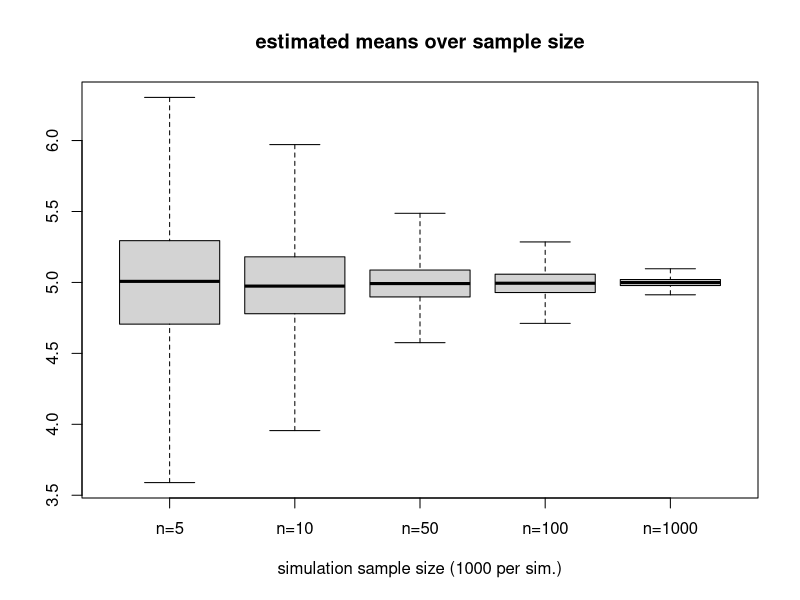
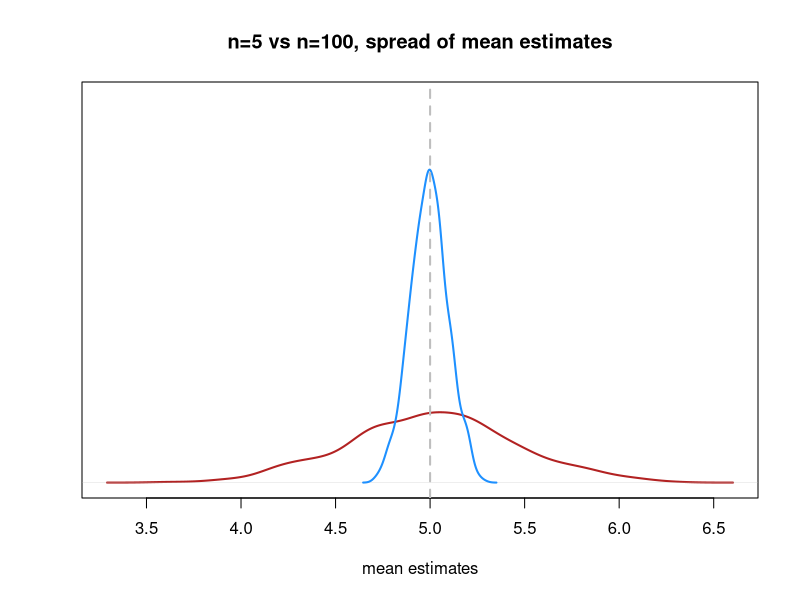
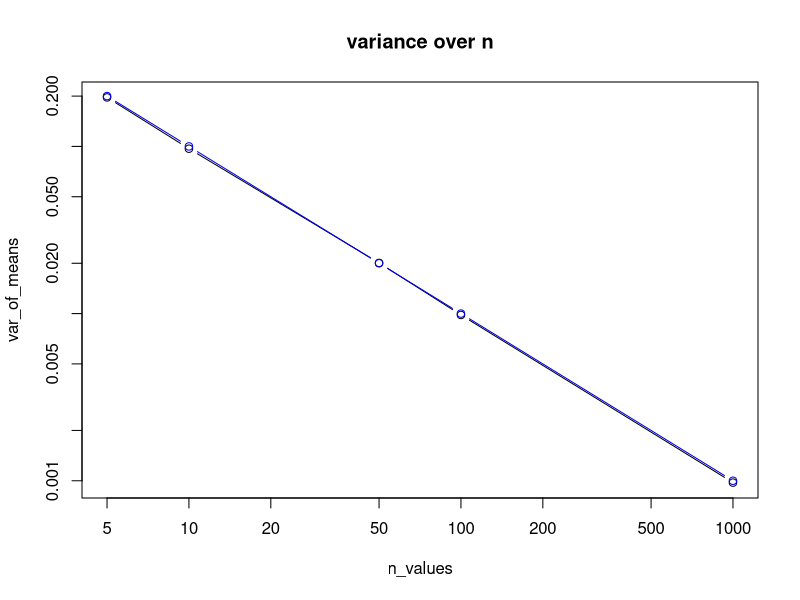
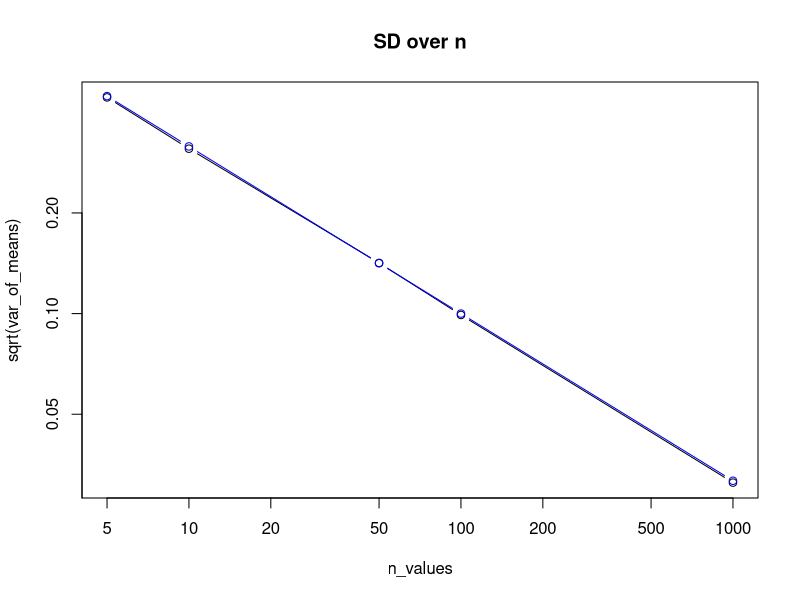

Here is the R script that generated these plots, in order:
## ---- chunk 1
#| label: initialize
#| echo: FALSE
knitr::opts_chunk$set(echo = TRUE, fig.width=7, fig.height=5) 
## ---- chunk 2
suppressPackageStartupMessages({

  library(palmerpenguins)

})

table(penguins$species)

gentoo_mass <- penguins$body_mass_g[
  penguins$species == "Gentoo" & !is.na(penguins$body_mass_g)
]

cat("\nnumber of Gentoos:\n")
length(gentoo_mass)
## ---- chunk 3
#| echo: false
plot_penguin_sample <- function(population, sample_mass, hd = FALSE) {
  n <- length(sample_mass)
  plot(
    NA,
    xlim = range(population),
    ylim = c(0.5, 1.5),
    yaxt = "n",
    ylab = "",
    bty = "l",
    main = paste0("Sample of n = ", n, " Gentoo penguins"),
    xlab = "body mass (g)"
  )
  y_pos <- jitter(rep(1, n), amount = 0.3)
  if (hd) {
    text(x = sample_mass, y = y_pos, labels = "\U1F427", cex = 1.5)
  } else {
    points(x = sample_mass, y = y_pos, pch = 19,
           col = adjustcolor("grey30", 0.75), cex = 2.2)
    points(x = sample_mass - 45, y = y_pos - .01, pch = 17,
           col = adjustcolor("darkorange", 0.5), cex = 1.2)
  }
  abline(v = mean(sample_mass), col = "firebrick", lwd = 2)
  abline(v = mean(population), col = "darkgreen", lwd = 2, lty = 2)
  legend(
    "topright",
    legend = c(
      paste0("sample mean = ", round(mean(sample_mass))),
      paste0("population mean = ", round(mean(population)))
    ),
    col = c("firebrick", "darkgreen"),
    lty = c(1, 2),
    lwd = 2, 
    y.intersp = 1.5
  )
}
## ---- chunk 4
#| echo: false
plot_mean_median <- function(x) {
  n <- length(x)
  plot(
    NA,
    xlim = c(0, 8),
    ylim = c(0.5, 1.5),
    yaxt = "n",
    ylab = "",
    bty = "l",
    main = paste0("Sample of n = ", n, " from log-normal"),
    xlab = "value"
  )
  y_pos <- jitter(rep(1, n), amount = 0.3)
  points(x, y_pos, pch = 19,
         col = adjustcolor("grey30", 0.5), cex = 1.2)
  abline(v = mean(x), col = "firebrick", lwd = 2)
  abline(v = median(x), col = "dodgerblue", lwd = 2, lty = 2)
  legend(
    "topright",
    legend = c(
      paste0("mean = ", round(mean(x), 2)),
      paste0("median = ", round(median(x), 2))
    ),
    col = c("firebrick", "dodgerblue"),
    lty = c(1, 2),
    lwd = 2,
    y.intersp = 1.5
  )
}
## ---- chunk 5
my_list <- list(a = 1, b = 1:5, c = 1:10)
my_list
lapply(X = my_list, FUN = \(x) 2 * x) # iterate over list
## ---- chunk 6
sapply(my_list, \(x) sum(x))
sapply(my_list, \(x) c(sum = sum(x), prod = prod(x)))
## ---- chunk 7
sapply(my_list, sum)
## ---- chunk 8
set.seed(3)
replicate(n=5, expr = { rnorm(n=1) * 10 + 3 })
## ---- chunk 9
set.seed(3)
rnorm(n=5, mean=3, sd=10)
## ---- chunk 10
set.seed(5)
# these 'n' represent sample sizes
n_values <- c(5, 10, 50, 100, 1000)
true_mean <- 5
true_sd <- 1
# estimate means for one simulation per 'n'
est_means <- sapply(n_values, \(n) {
  mean( rnorm(n, mean = true_mean, sd = true_sd) )
})
data.frame(n = n_values, est_means)
## ---- chunk 11
#| exercise: sapply_ex
#| solution: true
set.seed(5)
est_means <- sapply(n_values, \(n) {
  mean( rnorm(n, mean = true_mean, sd = true_sd) )
})
data.frame(n = n_values, est_means)
## ---- chunk 12
simulate_estimating_means <- \(n, nreps, mean, sd) {
  replicate(nreps, {
    mean( rnorm(n=n, mean=mean, sd=sd) )
  })
}
## ---- chunk 13
simulate_estimating_means(n = 100, nreps = 4, mean = -3, sd = 1)
## ---- chunk 14
n_values <- c(5, 10, 50, 100, 1000)
true_mean <- 5
true_sd <- 1
nreps <- 1000 # how many simulations
est_means <- lapply(
  n_values,
  simulate_estimating_means,
  nreps=nreps,
  mean=true_mean,
  sd=true_sd
)
## ---- chunk 15
length(est_means)
head(est_means[[1]])
head(est_means[[5]])
## ---- chunk 16
names(est_means) <- paste0("n=", n_values)
boxplot(
  est_means,
  range = 0, # no 'outliers'
  main = "estimated means over sample size",
  xlab = paste0("simulation sample size (",nreps," per sim.)")
) 
## ---- chunk 17
plot(
  density(est_means[["n=5"]]),
  col = "firebrick",
  lwd = 2,
  ylim = c(0, 5),
  main = "n=5 vs n=100, spread of mean estimates",
  xlab = "mean estimates",
  yaxt = "n", ylab=""
)
lines(
  density(est_means[["n=100"]]),
  col = "dodgerblue",
  lwd = 2
)
abline(v=true_mean, lwd=2, lty=2, col="grey")
## ---- chunk 18
(mean_of_means <- sapply(est_means, mean))
## ---- chunk 19
var_of_means <- sapply(est_means, var)
round(var_of_means, 4)
## ---- chunk 20
plot(n_values, var_of_means, type="b", log="xy", main="variance over n")
# theoretical variance:
points(n_values, 1/n_values, type="b", col="blue")
## ---- chunk 21
plot(n_values, sqrt(var_of_means), type="b", log="xy", main="SD over n")
# theoretical variance:
points(n_values, 1/sqrt(n_values), type="b", col="blue")
## ---- chunk 22
sessionInfo()
